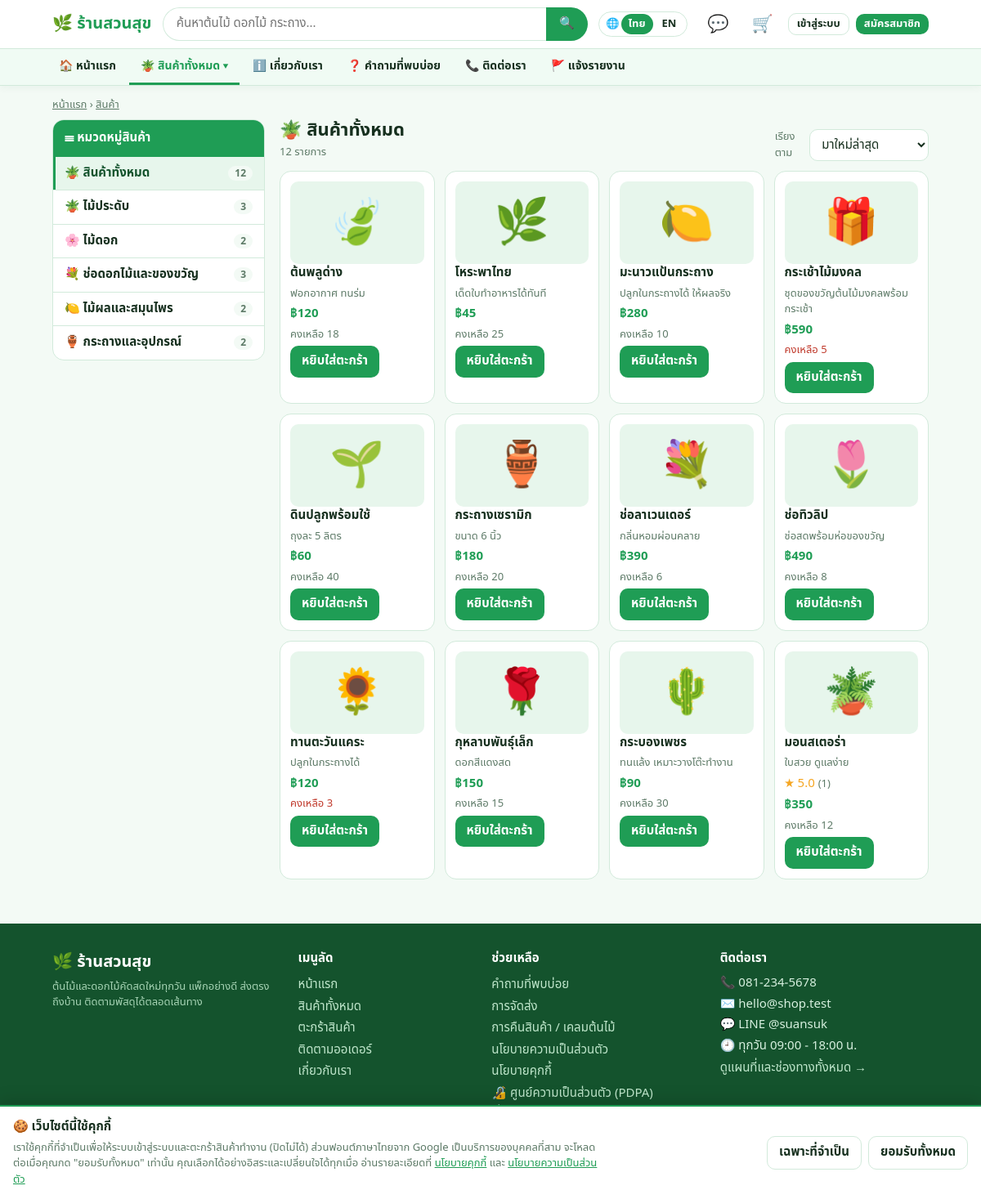
/products.php, run on the app's committed database.
### tables this page shows
CREATE TABLE IF NOT EXISTS categories(          
  id INT AUTO_INCREMENT PRIMARY KEY, parent_id INT NULL, name VARCHAR(80) NOT NULL,
  icon VARCHAR(16), sort INT DEFAULT 0);

CREATE TABLE IF NOT EXISTS products(            
  id INT AUTO_INCREMENT PRIMARY KEY, name VARCHAR(150) NOT NULL, category_id INT NULL,
  price DECIMAL(10,2) NOT NULL, stock INT NOT NULL DEFAULT 0, emoji VARCHAR(16),
  image VARCHAR(150) NULL,                                     
  descr VARCHAR(255), detail TEXT,                             
  created TIMESTAMP DEFAULT CURRENT_TIMESTAMP);

### products.php (the view, shortened to what this page needs)
<?php
require __DIR__ . '/includes/config.php';
$catId   = (int)($_GET['c'] ?? 0);
$keyword = trim($_GET['q'] ?? '');
$sort    = $_GET['sort'] ?? 'new';
$orders  = [
    'new'   => 'p.id DESC',
    'low'   => 'p.price ASC, p.id DESC',
    'high'  => 'p.price DESC, p.id DESC',
    'name'  => 'p.name ASC',
];
$where  = '1=1';
$params = [];
$products = q("SELECT p.* FROM products p WHERE $where ORDER BY {$orders[$sort]}", $params)->fetchAll();
$counts = q('SELECT category_id, COUNT(*) FROM products WHERE category_id IS NOT NULL GROUP BY category_id')->fetchAll(PDO::FETCH_KEY_PAIR);
$parents = [];
$kids    = [];
foreach (categories() as $c) {
    if ($c['parent_id']) { $kids[$c['parent_id']][] = $c; } else { $parents[] = $c; }
}
$total = (int)q('SELECT COUNT(*) FROM products')->fetchColumn();
function cat_total($id, $counts, $kids) {
    $n = (int)($counts[$id] ?? 0);
    foreach ($kids[$id] ?? [] as $k) { $n += (int)($counts[$k['id']] ?? 0); }
    return $n;
}
$current      = category_path($catId);
$activeParent = $current ? (int)$current[0]['id'] : 0;
function keep($extra = []) {
    $qs = array_filter(array_merge(['q' => $_GET['q'] ?? '', 'sort' => $_GET['sort'] ?? ''], $extra), fn($v) => $v !== '' && $v !== null && $v !== 0);
    return 'products.php' . ($qs ? '?' . http_build_query($qs) : '');
}
$title = $keyword !== '' ? 'ผลการค้นหา "' . $keyword . '"' : ($current ? end($current)['icon'] . ' ' . end($current)['name'] : '🪴 สินค้าทั้งหมด');
head($keyword !== '' ? 'ค้นหา ' . $keyword : ($current ? end($current)['name'] : 'สินค้าทั้งหมด'));
?>
<p class="crumb"><a href="index.php">หน้าแรก</a> › <a href="products.php">สินค้า</a>
</p>
<div class="shop-layout">
  <aside class="catside" aria-label="หมวดหมู่สินค้า">
    <details class="catbox" <?= ''  ?> open>
      <summary>☰ หมวดหมู่สินค้า</summary>
      <ul>
        <li><a class="all<?= $catId === 0 ? ' on' : '' ?>" href="<?= e(keep()) ?>">🪴 สินค้าทั้งหมด <em><?= $total ?></em></a></li>
        <?php foreach ($parents as $pc): $open = ($activeParent === (int)$pc['id']); ?>
          <li class="grp<?= $open ? ' open' : '' ?>">
            <a class="top<?= $catId == $pc['id'] ? ' on' : '' ?>" href="<?= e(keep(['c' => $pc['id']])) ?>">
              <span><?= e($pc['icon'] . ' ' . $pc['name']) ?></span>
              <em><?= cat_total($pc['id'], $counts, $kids) ?></em>
            </a>
          </li>
        <?php endforeach; ?>
      </ul>
    </details>
  </aside>
  <section class="shop-main">
    <div class="shop-bar">
      <div>
        <h1><?= e($title) ?></h1>
        <span class="mut"><?= count($products) ?> รายการ<?= $keyword !== '' ? ' · <a href="' . e(keep(['q' => ''])) . '">ล้างคำค้น</a>' : '' ?></span>
      </div>
      <form method="get" action="products.php" class="sortf">
        <label for="sort" class="mut">เรียงตาม</label>
        <select id="sort" name="sort" onchange="this.form.submit()">
          <option value="new"  <?= $sort === 'new'  ? 'selected' : '' ?>>มาใหม่ล่าสุด</option>
        </select>
      </form>
    </div>
    <div class="grid">
      <?php foreach ($products as $p) { card($p, 'products.php'); } ?>
    </div>
  </section>
</div>
<?php foot();

### includes/config.php (shortened to what this page needs)
<?php
function db() {
    static $pdo = null;
    if ($pdo === null) {
        $dsn = 'mysql:host=' . DB_HOST . ';dbname=' . DB_NAME . ';charset=utf8mb4';
        $pdo = new PDO($dsn, DB_USER, DB_PASS, [
            PDO::ATTR_ERRMODE            => PDO::ERRMODE_EXCEPTION,
            PDO::ATTR_DEFAULT_FETCH_MODE => PDO::FETCH_ASSOC,
        ]);
    }
    return $pdo;
}
function q($sql, $params = []) {
    $statement = db()->prepare($sql);
    $statement->execute($params);
    return $statement;
}
function e($text) {
    return htmlspecialchars((string)$text, ENT_QUOTES, 'UTF-8');
}
function csrf() {
    return '<input type="hidden" name="t" value="' . $_SESSION['t'] . '">';
}
function me() {
    static $user = false;
    if ($user === false) {
        $user = null;
    }
    return $user;
}
function setting($key, $default = '') {
    $row = q('SELECT v FROM settings WHERE k=?', [$key])->fetch();
    return $row ? $row['v'] : $default;
}
function baht($amount) {
    return '฿' . number_format((float)$amount, 0);
}
function pbox($p, $class = 'em') {
    return '<div class="' . e($class) . '">' . e($p['emoji']) . '</div>';
}
function categories() {
    return q('SELECT * FROM categories ORDER BY sort, id')->fetchAll();
}
function category_path($categoryId) {
    $path = [];
    $row  = $categoryId ? q('SELECT * FROM categories WHERE id=?', [$categoryId])->fetch() : false;
    return $path;
}
function shop_info() {
    static $info = null;
    if ($info === null) {
        $info = [
            'shop_phone' => '081-234-5678', 'shop_email' => 'hello@shop.test', 'shop_line' => '@suansuk',
            'shop_addr'  => 'กรุงเทพมหานคร', 'shop_hours' => 'ทุกวัน 09:00 - 18:00 น.',
            'shop_lat'   => '13.7563', 'shop_lng' => '100.5018',
        ];
        try {
            foreach (q('SELECT k,v FROM settings')->fetchAll(PDO::FETCH_KEY_PAIR) as $k => $v) {
                if ($v !== '' && $v !== null) {
                    $info[$k] = $v;
                }
            }
        } catch (Throwable $err) {
        }
    }
    return $info;
}
function badge_counts() {
    $count = ['admin_reports' => 0, 'admin_chat' => 0, 'my_reports' => 0, 'my_chat' => 0];
    $user  = me();
    if (!$user) {
        return $count;
    }
    return $count;
}
function nbadge($n) {
    return $n > 0 ? '<span class="nb">' . ($n > 99 ? '99+' : (int)$n) . '</span>' : '';
}
function safe_next($next) {
    return preg_match('/^[a-z0-9_]+\.php(\?[A-Za-z0-9_=&%.\-]*)?$/i', (string)$next) ? $next : '';
}
function head($title, $desc = '') {
    $user      = me();
    $cartCount = array_sum($_SESSION['cart'] ?? []);
    $page      = basename($_SERVER['SCRIPT_NAME'], '.php');
    $badge     = badge_counts();
    $isShop    = ($page === 'product') || ($page === 'products');
    $parents = [];
    $kids    = [];
    foreach (categories() as $c) {
        if ($c['parent_id']) { $kids[$c['parent_id']][] = $c; } else { $parents[] = $c; }
    }
    $links = [
        ['index',   'index.php',   '🏠 หน้าแรก',         $page === 'index'],
        ['about',   'about.php',   'ℹ️ เกี่ยวกับเรา',    $page === 'about'],
        ['faq',     'faq.php',     '❓ คำถามที่พบบ่อย',  $page === 'faq' || $page === 'policy'],
        ['contact', 'contact.php', '📞 ติดต่อเรา',       $page === 'contact'],
        ['report',  'report.php',  '🚩 แจ้งรายงาน',      $page === 'report'],
    ];
    ?>
<!DOCTYPE html>
<html lang="th">
<head>
<link rel="stylesheet" href="assets/css/style.css">
</head>
<body>
<header class="top">
  <div class="bar">
    <a class="brand" href="index.php">🌿 <span>ร้านสวนสุข</span></a>
    <form class="hsearch" action="products.php" role="search">
      <input name="q" value="<?= e($page === 'products' ? ($_GET['q'] ?? '') : '') ?>" placeholder="ค้นหาต้นไม้ ดอกไม้ กระถาง..." aria-label="ค้นหาสินค้า">
      <button aria-label="ค้นหา">🔍</button>
    </form>
    <div class="hact">
      <?= lang_switch() ?>
      <a class="ico" href="chat.php" title="แชทกับร้าน" aria-label="แชทกับร้าน">💬<?= nbadge($badge['my_chat'] + $badge['admin_chat']) ?></a>
      <a class="ico" href="cart.php" title="ตะกร้าสินค้า" aria-label="ตะกร้าสินค้า">🛒<?= nbadge($cartCount) ?></a>
      <?php if ($user): ?>
        <details class="umenu">
          <summary><?= avatar($user, 30) ?><span class="uname"><?= e(explode(' ', $user['name'])[0]) ?></span>
            <?= nbadge($badge['my_reports'] + $badge['admin_reports']) ?></summary>
          <div class="upanel">
            <div class="uhead"><b><?= e($user['name']) ?></b><span class="mut"><?= e($user['email']) ?></span></div>
            <?php if ($user['role'] === 'admin'): ?>
              <a href="admin.php">🛠 หลังบ้านแอดมิน</a>
              <a href="admin.php?t=reports">🚩 รายงานจากสมาชิก <?= nbadge($badge['admin_reports']) ?></a>
            <?php endif; ?>
            <a href="account.php">👤 โปรไฟล์ของฉัน</a>
            <a href="account.php?t=orders">📦 ประวัติสั่งซื้อ</a>
            <a href="report.php?t=mine">🚩 รายงานของฉัน <?= nbadge($badge['my_reports']) ?></a>
            <form method="post" action="logout.php"><?= csrf() ?><button class="linkbtn">↩ ออกจากระบบ</button></form>
          </div>
        </details>
      <?php else: ?>
        <a class="btn ghost sm" href="login.php">เข้าสู่ระบบ</a><a class="btn sm" href="register.php">สมัครสมาชิก</a>
      <?php endif; ?>
    </div>
  </div>
  <nav class="mainnav" id="mainnav" aria-label="เมนูหลัก">
    <ul>
      <li><a href="index.php"<?= $links[0][3] ? ' class="on" aria-current="page"' : '' ?>><?= $links[0][2] ?></a></li>
      <li class="dd">
        <a href="products.php"<?= $isShop ? ' class="on"' : '' ?>>🪴 สินค้าทั้งหมด ▾</a>
      </li>
      <?php foreach (array_slice($links, 1) as $l): if ($l[0] === 'report' && $user && $user['role'] === 'admin') { continue; }    ?>
        <li><a href="<?= $l[1] ?>"<?= $l[3] ? ' class="on" aria-current="page"' : '' ?>><?= $l[2] ?></a></li>
      <?php endforeach; ?>
    </ul>
  </nav>
</header>
<main id="content">
<?php
}
function demo_on() {
    try {
        return setting('demo_mode', '0') === '1';
    } catch (Throwable $err) {
        return false;
    }
}
function foot() {
    $shop = shop_info();
    ?>
</main>
<footer class="foot">
  <div class="fgrid">
    <div>
      <div class="brand-f">🌿 ร้านสวนสุข</div>
      <p class="mut">ต้นไม้และดอกไม้คัดสดใหม่ทุกวัน แพ็กอย่างดี ส่งตรงถึงบ้าน ติดตามพัสดุได้ตลอดเส้นทาง</p>
    </div>
    <div>
      <h4>เมนูลัด</h4>
      <a href="index.php">หน้าแรก</a>
      <a href="products.php">สินค้าทั้งหมด</a>
      <a href="cart.php">ตะกร้าสินค้า</a>
      <a href="account.php?t=orders">ติดตามออเดอร์</a>
      <a href="about.php">เกี่ยวกับเรา</a>
    </div>
    <div>
      <h4>ช่วยเหลือ</h4>
      <a href="faq.php">คำถามที่พบบ่อย</a>
      <a href="policy.php?p=shipping">การจัดส่ง</a>
      <a href="policy.php?p=returns">การคืนสินค้า / เคลมต้นไม้</a>
      <a href="policy.php?p=privacy">นโยบายความเป็นส่วนตัว</a>
      <a href="policy.php?p=cookies">นโยบายคุกกี้</a>
      <a href="privacy.php">🔏 ศูนย์ความเป็นส่วนตัว (PDPA)</a>
      <a href="policy.php?p=terms">เงื่อนไขการใช้งาน</a>
      <?php if (!(me() && me()['role'] === 'admin')): ?><a href="report.php">🚩 แจ้งรายงานถึงแอดมิน</a><?php endif; ?>
    </div>
    <div>
      <h4>ติดต่อเรา</h4>
      <p>📞 <?= e($shop['shop_phone']) ?></p>
      <p>✉️ <?= e($shop['shop_email']) ?></p>
      <p>💬 LINE <?= e($shop['shop_line']) ?></p>
      <p>🕘 <?= e($shop['shop_hours']) ?></p>
      <a href="contact.php">ดูแผนที่และช่องทางทั้งหมด →</a>
    </div>
  </div>
  <div class="fbot">© <?= date('Y') + 543 ?> ร้านสวนสุข · ชำระเงินผ่าน PromptPay / โอนบัญชี / เก็บเงินปลายทาง
    <?php if (demo_on()): ?> · <a href="demo_check.php" style="display:inline;color:#fde68a">🎓 หน้าตรวจเช็ค (โหมดทดลอง)</a><?php endif; ?></div>
</footer>
</body>
</html>
<?php
}
function card($p, $back = 'index.php') {
    $review = q('SELECT COUNT(*) AS cnt, COALESCE(AVG(rating),0) AS average FROM reviews WHERE product_id=?', [$p['id']])->fetch();
    ?>
<div class="card">
  <a class="plink" href="product.php?id=<?= $p['id'] ?>">
    <?= pbox($p, 'em') ?>
    <b><?= e($p['name']) ?></b>
  </a>
  <span class="mut"><?= e($p['descr']) ?></span>
  <?php if ($review['cnt'] > 0): ?>
    <span class="stars">★ <?= number_format($review['average'], 1) ?> <span class="mut">(<?= $review['cnt'] ?>)</span></span>
  <?php endif; ?>
  <span class="price"><?= baht($p['price']) ?></span>
  <span class="mut<?= $p['stock'] <= 5 ? ' low' : '' ?>"><?= $p['stock'] > 0 ? 'คงเหลือ ' . $p['stock'] : 'สินค้าหมด' ?></span>
  <form method="post" action="cart.php">
    <button <?= $p['stock'] < 1 ? 'disabled' : '' ?>>หยิบใส่ตะกร้า</button>
  </form>
</div>
<?php
}
require __DIR__ . '/pdpa_lib.php';
require __DIR__ . '/i18n.php';

### data on the page
categories: icon+name "🪴 ไม้ประดับ", id "3"
categories: icon+name "🌸 ไม้ดอก", id "2"
categories: icon+name "💐 ช่อดอกไม้และของขวัญ", id "3"
categories: icon+name "🍋 ไม้ผลและสมุนไพร", id "2"
categories: icon+name "🏺 กระถางและอุปกรณ์", id "2"
products: emoji "🍃", name "ต้นพลูด่าง", descr "ฟอกอากาศ ทนร่ม", price "฿120", stock "18"
products: emoji "🌿", name "โหระพาไทย", descr "เด็ดใบทำอาหารได้ทันที", price "฿45", stock "25"
products: emoji "🍋", name "มะนาวแป้นกระถาง", descr "ปลูกในกระถางได้ ให้ผลจริง", price "฿280", stock "10"
products: emoji "🎁", name "กระเช้าไม้มงคล", descr "ชุดของขวัญต้นไม้มงคลพร้อมกระเช้า", price "฿590", stock "5"
products: emoji "🌱", name "ดินปลูกพร้อมใช้", descr "ถุงละ 5 ลิตร", price "฿60", stock "40"
products: emoji "🏺", name "กระถางเซรามิก", descr "ขนาด 6 นิ้ว", price "฿180", stock "20"
products: emoji "💐", name "ช่อลาเวนเดอร์", descr "กลิ่นหอมผ่อนคลาย", price "฿390", stock "6"
products: emoji "🌷", name "ช่อทิวลิป", descr "ช่อสดพร้อมห่อของขวัญ", price "฿490", stock "8"
products: emoji "🌻", name "ทานตะวันแคระ", descr "ปลูกในกระถางได้", price "฿120", stock "3"
products: emoji "🌹", name "กุหลาบพันธุ์เล็ก", descr "ดอกสีแดงสด", price "฿150", stock "15"
products: emoji "🌵", name "กระบองเพชร", descr "ทนแล้ง เหมาะวางโต๊ะทำงาน", price "฿90", stock "30"
products: emoji "🪴", name "มอนสเตอร่า", descr "ใบสวย ดูแลง่าย", average "5.0", cnt "1", price "฿350", stock "12"

### other printed values
$label "ไทย"
$label "EN"
$links[0][2] "🏠 หน้าแรก"
$l[2] "ℹ️ เกี่ยวกับเรา"
$l[2] "❓ คำถามที่พบบ่อย"
$l[2] "📞 ติดต่อเรา"
$l[2] "🚩 แจ้งรายงาน"
$total "12"
$title "🪴 สินค้าทั้งหมด"
count($products) "12"
$shop['shop_phone'] "081-234-5678"
$shop['shop_email'] "hello@shop.test"
$shop['shop_line'] "@suansuk"
$shop['shop_hours'] "ทุกวัน 09:00 - 18:00 น."
cookie_optional_text() "ฟอนต์ภาษาไทยจาก Google"
